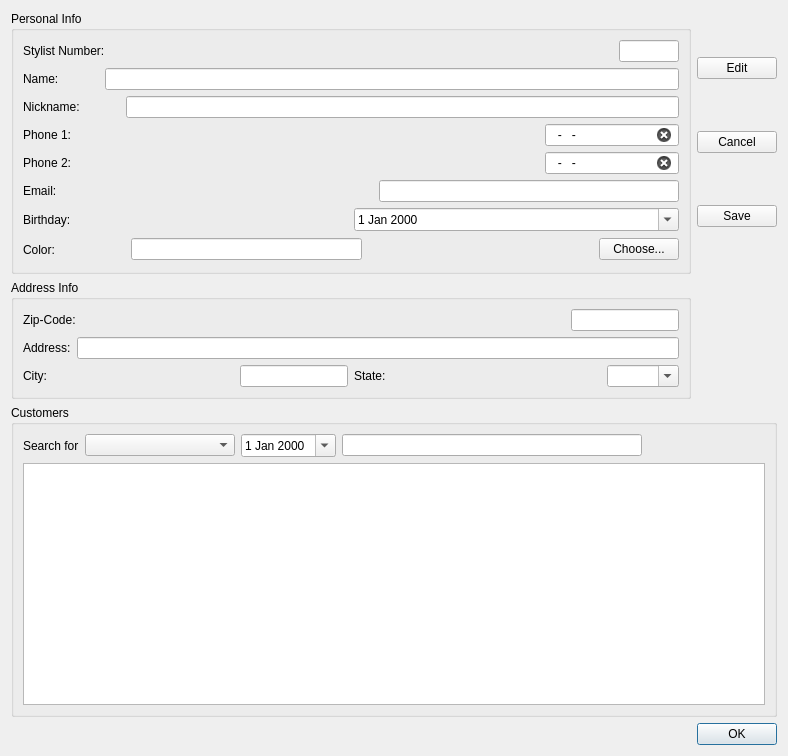
<?xml version="1.0" encoding="UTF-8"?>
<ui version="4.0">
 <class>EditStylistDialog</class>
 <widget class="QDialog" name="EditStylistDialog">
  <property name="geometry">
   <rect>
    <x>0</x>
    <y>0</y>
    <width>788</width>
    <height>756</height>
   </rect>
  </property>
  <property name="windowTitle">
   <string>Edit Stylists</string>
  </property>
  <layout class="QGridLayout" name="gridLayout_4">
   <item row="0" column="0">
    <widget class="QGroupBox" name="personal_info_groupBox">
     <property name="title">
      <string>Personal Info</string>
     </property>
     <layout class="QVBoxLayout" name="verticalLayout_2">
      <item>
       <layout class="QHBoxLayout" name="horizontalLayout_11">
        <item>
         <widget class="QLabel" name="label_10">
          <property name="text">
           <string>Stylist Number:</string>
          </property>
          <property name="buddy">
           <cstring>id_lineEdit</cstring>
          </property>
         </widget>
        </item>
        <item>
         <spacer name="horizontalSpacer">
          <property name="orientation">
           <enum>Qt::Horizontal</enum>
          </property>
          <property name="sizeHint" stdset="0">
           <size>
            <width>40</width>
            <height>20</height>
           </size>
          </property>
         </spacer>
        </item>
        <item>
         <widget class="QLineEdit" name="id_lineEdit">
          <property name="maximumSize">
           <size>
            <width>60</width>
            <height>16777215</height>
           </size>
          </property>
          <property name="readOnly">
           <bool>true</bool>
          </property>
         </widget>
        </item>
       </layout>
      </item>
      <item>
       <layout class="QHBoxLayout" name="horizontalLayout">
        <item alignment="Qt::AlignLeft">
         <widget class="QLabel" name="label">
          <property name="text">
           <string>Name:</string>
          </property>
          <property name="buddy">
           <cstring>name_lineEdit_2</cstring>
          </property>
         </widget>
        </item>
        <item>
         <spacer name="horizontalSpacer_2">
          <property name="orientation">
           <enum>Qt::Horizontal</enum>
          </property>
          <property name="sizeType">
           <enum>QSizePolicy::Fixed</enum>
          </property>
          <property name="sizeHint" stdset="0">
           <size>
            <width>40</width>
            <height>20</height>
           </size>
          </property>
         </spacer>
        </item>
        <item>
         <widget class="QLineEdit" name="name_lineEdit_2"/>
        </item>
       </layout>
      </item>
      <item>
       <layout class="QHBoxLayout" name="horizontalLayout_12">
        <item alignment="Qt::AlignLeft">
         <widget class="QLabel" name="label_12">
          <property name="text">
           <string>Nickname:</string>
          </property>
          <property name="buddy">
           <cstring>nickname_lineEdit_3</cstring>
          </property>
         </widget>
        </item>
        <item>
         <spacer name="horizontalSpacer_4">
          <property name="orientation">
           <enum>Qt::Horizontal</enum>
          </property>
          <property name="sizeType">
           <enum>QSizePolicy::Fixed</enum>
          </property>
          <property name="sizeHint" stdset="0">
           <size>
            <width>40</width>
            <height>20</height>
           </size>
          </property>
         </spacer>
        </item>
        <item>
         <widget class="QLineEdit" name="nickname_lineEdit_3"/>
        </item>
       </layout>
      </item>
      <item>
       <layout class="QHBoxLayout" name="horizontalLayout_2">
        <item alignment="Qt::AlignLeft">
         <widget class="QLabel" name="label_2">
          <property name="text">
           <string>Phone 1: </string>
          </property>
          <property name="buddy">
           <cstring>phone1_lineEdit_2</cstring>
          </property>
         </widget>
        </item>
        <item alignment="Qt::AlignRight">
         <widget class="QLineEdit" name="phone1_lineEdit_2">
          <property name="inputMask">
           <string>999-999-9999</string>
          </property>
          <property name="clearButtonEnabled">
           <bool>true</bool>
          </property>
         </widget>
        </item>
       </layout>
      </item>
      <item>
       <layout class="QHBoxLayout" name="horizontalLayout_3">
        <item alignment="Qt::AlignLeft">
         <widget class="QLabel" name="label_3">
          <property name="text">
           <string>Phone 2: </string>
          </property>
          <property name="buddy">
           <cstring>phone2_lineEdit_3</cstring>
          </property>
         </widget>
        </item>
        <item alignment="Qt::AlignRight">
         <widget class="QLineEdit" name="phone2_lineEdit_3">
          <property name="inputMask">
           <string>999-999-9999</string>
          </property>
          <property name="clearButtonEnabled">
           <bool>true</bool>
          </property>
         </widget>
        </item>
       </layout>
      </item>
      <item>
       <layout class="QHBoxLayout" name="horizontalLayout_4">
        <item alignment="Qt::AlignLeft">
         <widget class="QLabel" name="label_4">
          <property name="text">
           <string>Email:</string>
          </property>
          <property name="buddy">
           <cstring>email_lineEdit_4</cstring>
          </property>
         </widget>
        </item>
        <item alignment="Qt::AlignRight">
         <widget class="QLineEdit" name="email_lineEdit_4">
          <property name="minimumSize">
           <size>
            <width>300</width>
            <height>0</height>
           </size>
          </property>
          <property name="inputMask">
           <string/>
          </property>
          <property name="clearButtonEnabled">
           <bool>true</bool>
          </property>
         </widget>
        </item>
       </layout>
      </item>
      <item>
       <layout class="QHBoxLayout" name="horizontalLayout_10">
        <item alignment="Qt::AlignLeft">
         <widget class="QLabel" name="label_9">
          <property name="text">
           <string>Birthday:</string>
          </property>
          <property name="buddy">
           <cstring>birthday_dateEdit</cstring>
          </property>
         </widget>
        </item>
        <item>
         <widget class="QDateEdit" name="birthday_dateEdit">
          <property name="calendarPopup">
           <bool>true</bool>
          </property>
         </widget>
        </item>
       </layout>
      </item>
      <item>
       <layout class="QHBoxLayout" name="horizontalLayout_15">
        <item>
         <widget class="QLabel" name="label_14">
          <property name="text">
           <string>Color: </string>
          </property>
         </widget>
        </item>
        <item>
         <widget class="QLabel" name="color_view_label_13">
          <property name="minimumSize">
           <size>
            <width>60</width>
            <height>25</height>
           </size>
          </property>
          <property name="maximumSize">
           <size>
            <width>60</width>
            <height>25</height>
           </size>
          </property>
          <property name="styleSheet">
           <string notr="true"/>
          </property>
          <property name="text">
           <string/>
          </property>
         </widget>
        </item>
        <item>
         <widget class="QLineEdit" name="color_value_lineEdit"/>
        </item>
        <item>
         <spacer name="horizontalSpacer_6">
          <property name="orientation">
           <enum>Qt::Horizontal</enum>
          </property>
          <property name="sizeHint" stdset="0">
           <size>
            <width>40</width>
            <height>20</height>
           </size>
          </property>
         </spacer>
        </item>
        <item>
         <widget class="QPushButton" name="choose_color_Button_2">
          <property name="text">
           <string>Choose...</string>
          </property>
         </widget>
        </item>
       </layout>
      </item>
     </layout>
    </widget>
   </item>
   <item row="0" column="1">
    <layout class="QVBoxLayout" name="verticalLayout">
     <item>
      <widget class="QPushButton" name="edit_pushButton">
       <property name="text">
        <string>Edit</string>
       </property>
       <property name="icon">
        <iconset resource="resources.qrc">
         <normaloff>:/images/images/pencil3.png</normaloff>:/images/images/pencil3.png</iconset>
       </property>
      </widget>
     </item>
     <item>
      <widget class="QPushButton" name="cancel_pushButton_2">
       <property name="text">
        <string>Cancel</string>
       </property>
       <property name="icon">
        <iconset resource="resources.qrc">
         <normaloff>:/images/images/1413781093_Delete.png</normaloff>:/images/images/1413781093_Delete.png</iconset>
       </property>
      </widget>
     </item>
     <item>
      <widget class="QPushButton" name="save_pushButton_3">
       <property name="text">
        <string>Save</string>
       </property>
       <property name="icon">
        <iconset resource="resources.qrc">
         <normaloff>:/images/images/document_save.png</normaloff>:/images/images/document_save.png</iconset>
       </property>
      </widget>
     </item>
    </layout>
   </item>
   <item row="1" column="0">
    <widget class="QGroupBox" name="address_info_groupBox_2">
     <property name="title">
      <string>Address Info</string>
     </property>
     <layout class="QGridLayout" name="gridLayout_2">
      <item row="0" column="0">
       <layout class="QHBoxLayout" name="horizontalLayout_6">
        <item>
         <widget class="QLabel" name="label_6">
          <property name="text">
           <string>Zip-Code:</string>
          </property>
          <property name="buddy">
           <cstring>zip_code_lineEdit_6</cstring>
          </property>
         </widget>
        </item>
        <item alignment="Qt::AlignRight">
         <widget class="QLineEdit" name="zip_code_lineEdit_6">
          <property name="inputMask">
           <string>99999</string>
          </property>
          <property name="clearButtonEnabled">
           <bool>true</bool>
          </property>
         </widget>
        </item>
       </layout>
      </item>
      <item row="1" column="0">
       <layout class="QHBoxLayout" name="horizontalLayout_5">
        <item>
         <widget class="QLabel" name="label_5">
          <property name="text">
           <string>Address:</string>
          </property>
          <property name="buddy">
           <cstring>address_lineEdit_5</cstring>
          </property>
         </widget>
        </item>
        <item>
         <widget class="QLineEdit" name="address_lineEdit_5">
          <property name="clearButtonEnabled">
           <bool>true</bool>
          </property>
         </widget>
        </item>
       </layout>
      </item>
      <item row="2" column="0">
       <layout class="QHBoxLayout" name="horizontalLayout_9">
        <item>
         <layout class="QHBoxLayout" name="horizontalLayout_8">
          <item alignment="Qt::AlignLeft">
           <widget class="QLabel" name="label_8">
            <property name="text">
             <string>City:</string>
            </property>
            <property name="buddy">
             <cstring>city_lineEdit_7</cstring>
            </property>
           </widget>
          </item>
          <item alignment="Qt::AlignRight">
           <widget class="QLineEdit" name="city_lineEdit_7">
            <property name="text">
             <string/>
            </property>
            <property name="clearButtonEnabled">
             <bool>true</bool>
            </property>
           </widget>
          </item>
         </layout>
        </item>
        <item>
         <layout class="QHBoxLayout" name="horizontalLayout_7">
          <item alignment="Qt::AlignLeft">
           <widget class="QLabel" name="label_7">
            <property name="text">
             <string>State:</string>
            </property>
            <property name="buddy">
             <cstring>state_comboBox</cstring>
            </property>
           </widget>
          </item>
          <item alignment="Qt::AlignRight">
           <widget class="QComboBox" name="state_comboBox">
            <property name="editable">
             <bool>true</bool>
            </property>
           </widget>
          </item>
         </layout>
        </item>
       </layout>
      </item>
     </layout>
    </widget>
   </item>
   <item row="2" column="0" colspan="2">
    <widget class="QGroupBox" name="stylists_groupBox_3">
     <property name="title">
      <string>Customers</string>
     </property>
     <layout class="QGridLayout" name="gridLayout_3">
      <item row="0" column="0">
       <layout class="QHBoxLayout" name="horizontalLayout_13">
        <item alignment="Qt::AlignLeft">
         <widget class="QLabel" name="label_11">
          <property name="text">
           <string>Search for</string>
          </property>
          <property name="buddy">
           <cstring>comboBox</cstring>
          </property>
         </widget>
        </item>
        <item alignment="Qt::AlignLeft">
         <widget class="QComboBox" name="comboBox">
          <property name="minimumSize">
           <size>
            <width>150</width>
            <height>0</height>
           </size>
          </property>
         </widget>
        </item>
        <item alignment="Qt::AlignLeft">
         <widget class="QDateEdit" name="search_dateEdit">
          <property name="calendarPopup">
           <bool>true</bool>
          </property>
         </widget>
        </item>
        <item>
         <widget class="QLineEdit" name="search_lineEdit_2">
          <property name="minimumSize">
           <size>
            <width>300</width>
            <height>0</height>
           </size>
          </property>
         </widget>
        </item>
        <item>
         <spacer name="horizontalSpacer_3">
          <property name="orientation">
           <enum>Qt::Horizontal</enum>
          </property>
          <property name="sizeHint" stdset="0">
           <size>
            <width>40</width>
            <height>20</height>
           </size>
          </property>
         </spacer>
        </item>
       </layout>
      </item>
      <item row="1" column="0">
       <widget class="QTableView" name="stylist_tableView"/>
      </item>
     </layout>
    </widget>
   </item>
   <item row="3" column="0" colspan="2">
    <widget class="QDialogButtonBox" name="buttonBox_2">
     <property name="standardButtons">
      <set>QDialogButtonBox::Ok</set>
     </property>
    </widget>
   </item>
  </layout>
 </widget>
 <resources>
  <include location="resources.qrc"/>
 </resources>
 <connections>
  <connection>
   <sender>buttonBox_2</sender>
   <signal>accepted()</signal>
   <receiver>EditStylistDialog</receiver>
   <slot>accept()</slot>
   <hints>
    <hint type="sourcelabel">
     <x>769</x>
     <y>609</y>
    </hint>
    <hint type="destinationlabel">
     <x>775</x>
     <y>329</y>
    </hint>
   </hints>
  </connection>
 </connections>
</ui>
